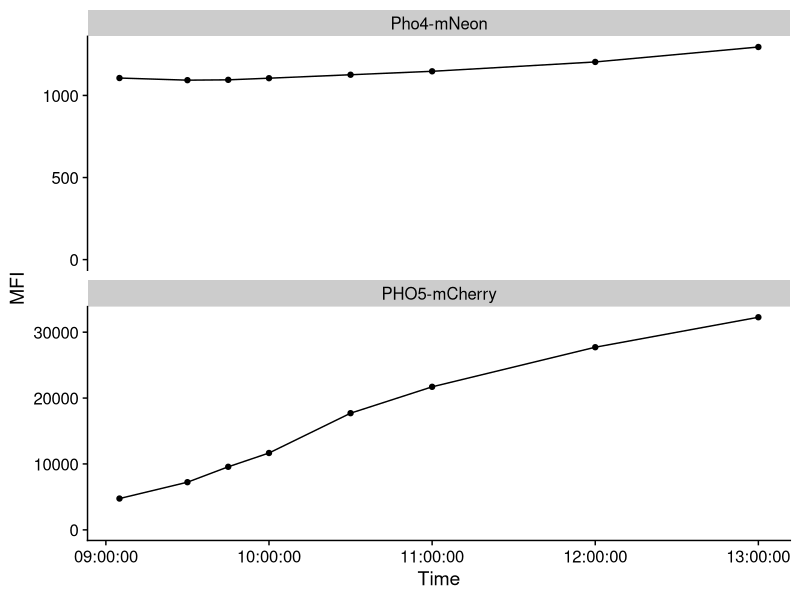
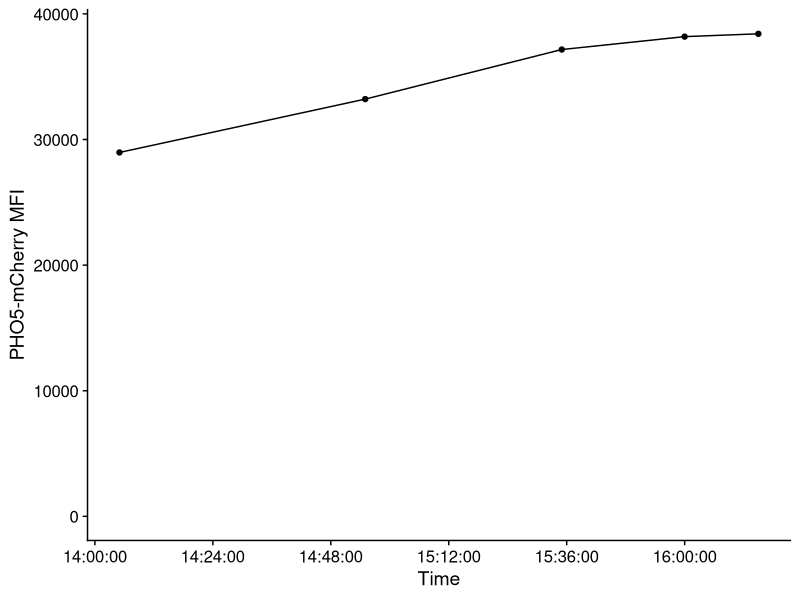

The R source for these figures, in order:
## ---- chunk 1
require(tidyverse)
require(cowplot)
## ---- chunk 2
dat <- read_csv("20220104-signal-change.csv", col_types = "ctcidi") %>% 
  mutate(Parameter = factor(Parameter, levels = c("Pho4-GFP-GFP-H","PHO5pr-mCherry-mCherry-H"), 
                            labels = c("Pho4-mNeon", "PHO5-mCherry")))
dat1 <- read_csv("20220104-signal-change-shaking.csv", col_types = "ctiddddd")
## ---- chunk 3
dat %>% 
  filter(Sample == "Pos") %>% 
  ggplot(aes(x = Time, y = MFI)) + geom_line() + geom_point() +
  expand_limits(y = 0) +
  facet_wrap(~Parameter, scales = "free_y", ncol = 1) +
  theme_cowplot()
## ---- chunk 4
ggplot(dat1, aes(x = Time, y = YL2.H)) + geom_point() + geom_line() + 
  ylab("PHO5-mCherry MFI") + expand_limits(y = 0) + theme_cowplot()
